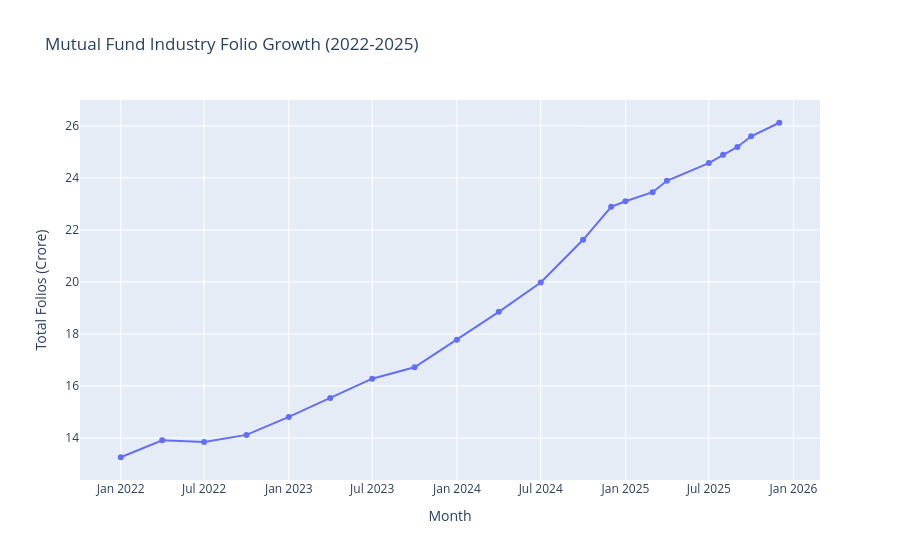

The cell this chart's notebook holds for it:
### Code cell
import plotly.express as px

fig = px.line(
    folio,
    x='month',
    y='total_folios_crore',
    markers=True,
    title='Mutual Fund Industry Folio Growth (2022-2025)'
)

fig.update_layout(
    xaxis_title='Month',
    yaxis_title='Total Folios (Crore)'
)

fig.show()

### Figure 1 — Plotly figure (JSON) as saved in the notebook; plotly's stock layout.template omitted (floating-point values rounded to 4 significant figures)
{"data": [{"hovertemplate": "month=%{x}<br>total_folios_crore=%{y}<extra></extra>", "legendgroup": "", "line": {"color": "#636efa", "dash": "solid"}, "marker": {"symbol": "circle"}, "mode": "lines+markers", "name": "", "orientation": "v", "showlegend": false, "type": "scatter", "x": ["2022-01-01T00:00:00.000000", "2022-04-01T00:00:00.000000", "2022-07-01T00:00:00.000000", "2022-10-01T00:00:00.000000", "2023-01-01T00:00:00.000000", "2023-04-01T00:00:00.000000", "2023-07-01T00:00:00.000000", "2023-10-01T00:00:00.000000", "2024-01-01T00:00:00.000000", "2024-04-01T00:00:00.000000", "2024-07-01T00:00:00.000000", "2024-10-01T00:00:00.000000", "2024-12-01T00:00:00.000000", "2025-01-01T00:00:00.000000", "2025-03-01T00:00:00.000000", "2025-04-01T00:00:00.000000", "2025-07-01T00:00:00.000000", "2025-08-01T00:00:00.000000", "2025-09-01T00:00:00.000000", "2025-10-01T00:00:00.000000", "2025-12-01T00:00:00.000000"], "xaxis": "x", "y": [13.26, 13.91, 13.85, 14.12, 14.81, 15.54, 16.28, 16.72, 17.78, 18.85, 19.98, 21.62, 22.89, 23.1, 23.45, 23.89, 24.57, 24.89, 25.19, 25.6, 26.12], "yaxis": "y"}], "layout": {"legend": {"tracegroupgap": 0}, "title": {"text": "Mutual Fund Industry Folio Growth (2022-2025)"}, "xaxis": {"anchor": "y", "domain": [0, 1], "title": {"text": "Month"}}, "yaxis": {"anchor": "x", "domain": [0, 1], "title": {"text": "Total Folios (Crore)"}}}}
